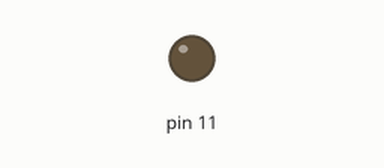
This sketch was run on a simulated Arduino Uno, built with avr-gcc and run on an emulated ATmega328P. Parts: output pins drawn as LEDs (lit = HIGH).

Above: at 0.15 s.
At 39.84 s:
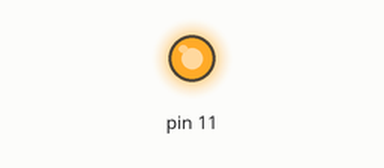
Timing chart, 0 to 40.0 s (numbered marks = the images above):
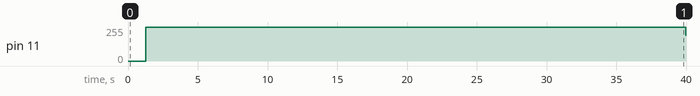

Measured:
- by itself, pin 11: 0/255 → 255/255 at 1.3 s, → 195/255 38.7 s later

The sketch:

007_led_linear_fade.ino
```cpp
// (licence header left out)
#include <stdint.h>

/**
 * The instance of this class can control single LED.
 * - on, off, toggle (any digital pin)
 * - brightness (only PWM pins; i.e. for Arduino Uno: 3, 5, 6, 9, 10, 11)
 */
class BasicLed {
public:
  BasicLed(uint8_t pin): pin_(pin) {
    pinMode(pin, OUTPUT);
  }
  /* Light the LED up */
  void on(void) {
    digitalWrite(pin_, HIGH);
  }
  /* Turn the LED off */
  void off(void) {
    digitalWrite(pin_, LOW);
  }
  /* Toogle LED on/off */
  void toggle(void) {
    digitalWrite(pin_, !digitalRead(pin_));
  }
  /* Set LED brightness from range <0, 255> */
  void setBrightness(uint8_t value) {
    analogWrite(pin_, value);
  }
private:
  uint8_t pin_;
}; /* End of class BasicLed */

class LinearFade {
public:
  LinearFade(const BasicLed& led, uint8_t delay_ms = 5):
    led_(led), delay_ms_(delay_ms) {}
  /* Fade-in */
  void in(void) {
    for (int16_t i = 0; i < 256; ++i) {
      led_.setBrightness(i);
      delay(delay_ms_);
    }
  }
  /* Fade-out */
  void out(void) {
    for (int16_t i = 255; i > 0; --i) {
      led_.setBrightness(i);
      delay(delay_ms_);
    }
  }
private:
  const BasicLed led_;
  uint8_t delay_ms_;
}; /* End of class LinearFade */

BasicLed led(11);
LinearFade fade(led);

void setup() {
  // do nothing
}

void loop() {
    fade.in();
    fade.out();
}
```
